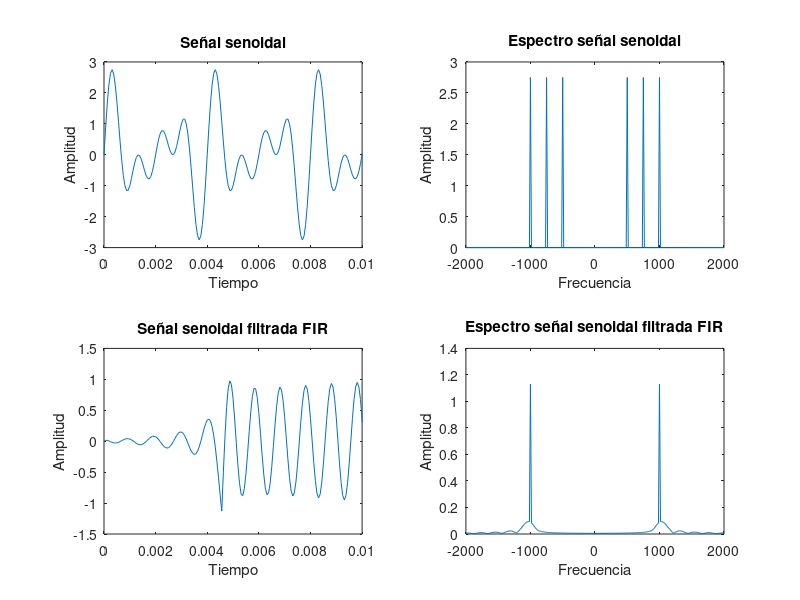

Here is the MATLAB script that generated this plot:
%Filtraje FIR--------------------------------------------------------------
clear all; close all; clc;
Fs = 16000;
n = 0:1/Fs:0.1;
f = -Fs/2:Fs/1024:(Fs/2)-(Fs/1024);
x = sin(2*pi*500*n) + sin(2*pi*750*n) + sin(2*pi*1000*n);
X2 = fftshift(fft(x,1024));

h = [0.0154841401637762 -0.0141086459734070 -0.00786187678380364 -0.00349667725114399 -0.000529434537010905 0.00140885954106257 0.00257206517182088 0.00313950609828064 0.00323187946127460 0.00293049279017570 0.00230975729356378 0.00144177029622463 0.000409473767766715 -0.000681648665317246 -0.00171597402603496 -0.00257415683271368 -0.00314319519234525 -0.00333748624400575 -0.00310864201162574 -0.00245367147263905 -0.00142633899734616 -0.000136397497943289 0.00126304843397918 0.00259392406018348 0.00367319053214652 0.00433461947987337 0.00445435786390270 0.00397353840965038 0.00291136047274671 0.00136618997112091 -0.000491777051228549 -0.00243303695107533 -0.00419579014295825 -0.00552404994331981 -0.00620187903472424 -0.00608297251898219 -0.00511516552796835 -0.00336016619246275 -0.000997027791234643 0.00170502863577033 0.00441097773739432 0.00674495881043686 0.00835663162694276 0.00896875345558160 0.00839814216179607 0.00661559541725948 0.00375369830131597 8.60703857230413e-05 -0.00396072058597718 -0.00786727311396264 -0.0111212916372324 -0.0131522352509503 -0.0136199749507922 -0.0122330323059677 -0.00896157873714571 -0.00404769155054904 0.00208435656398128 0.00878792156600931 0.0152282257713140 0.0205076878972727 0.0237535238518281 0.0241902424240740 0.0212299398251059 0.0145647476378445 0.00423080868912885 -0.00938623860668096 -0.0255792245535625 -0.0433592295068916 -0.0615271795672307 -0.0787768724820200 -0.0938151472974901 -0.105486222070348 -0.112879234313326 0.884589391053800 -0.112879234313326 -0.105486222070348 -0.0938151472974901 -0.0787768724820200 -0.0615271795672307 -0.0433592295068916 -0.0255792245535625 -0.00938623860668096 0.00423080868912885 0.0145647476378445 0.0212299398251059 0.0241902424240740 0.0237535238518281 0.0205076878972727 0.0152282257713140 0.00878792156600931 0.00208435656398128 -0.00404769155054904 -0.00896157873714571 -0.0122330323059677 -0.0136199749507922 -0.0131522352509503 -0.0111212916372324 -0.00786727311396264 -0.00396072058597718 8.60703857230413e-05 0.00375369830131597 0.00661559541725948 0.00839814216179607 0.00896875345558160 0.00835663162694276 0.00674495881043686 0.00441097773739432 0.00170502863577033 -0.000997027791234643 -0.00336016619246275 -0.00511516552796835 -0.00608297251898219 -0.00620187903472424 -0.00552404994331981 -0.00419579014295825 -0.00243303695107533 -0.000491777051228549 0.00136618997112091 0.00291136047274671 0.00397353840965038 0.00445435786390270 0.00433461947987337 0.00367319053214652 0.00259392406018348 0.00126304843397918 -0.000136397497943289 -0.00142633899734616 -0.00245367147263905 -0.00310864201162574 -0.00333748624400575 -0.00314319519234525 -0.00257415683271368 -0.00171597402603496 -0.000681648665317246 0.000409473767766715 0.00144177029622463 0.00230975729356378 0.00293049279017570 0.00323187946127460 0.00313950609828064 0.00257206517182088 0.00140885954106257 -0.000529434537010905 -0.00349667725114399 -0.00786187678380364 -0.0141086459734070 0.0154841401637762];
lh = length(h);
input_sample = 1:10;
Nx = length(x);
yy = conv(h,x);
X= zeros(1,Nx+lh-1);
for nn = 1: Nx + lh -1
    if(nn <= Nx)
        X(1) = x(nn);
    else
        X(1) = 0;
    end
    y(nn) = 0;
    for k = 1:lh
        y(nn) = y(nn) + (h(k)*X(k));
    end 
    for m = lh : -1:2
        
       X(m) = X(m-1);
    end
    y;
    yy;  
end
Y2 = fftshift(fft(yy,1024));
z = 0;
fs = 16000;
ff = 0 : (1/fs) : (length(y)/fs)-(1/fs); 
mx = max(x);
mX2 = max(abs(X2));
z = mX2/mx;

myy = max(yy);
mY2 = max(abs(Y2));
z2 = mY2/myy;

figure(1)
subplot(2,2,1)
plot(n,x);xlim([0 0.01]);
title('Señal senoidal')
xlabel('Tiempo')
ylabel('Amplitud')
subplot(2,2,3)
plot(ff,y);xlim([0 0.01]);
title('Señal senoidal filtrada FIR')
xlabel('Tiempo')
ylabel('Amplitud')

subplot(2,2,2)
plot(f,abs(X2)/z); xlim([-2000 2000]);
title('Espectro señal senoidal')
xlabel('Frecuencia')
ylabel('Amplitud')
subplot(2,2,4)
plot(f,abs(Y2)/z2); xlim([-2000 2000]);
title('Espectro señal senoidal filtrada FIR')
xlabel('Frecuencia')
ylabel('Amplitud')
    
